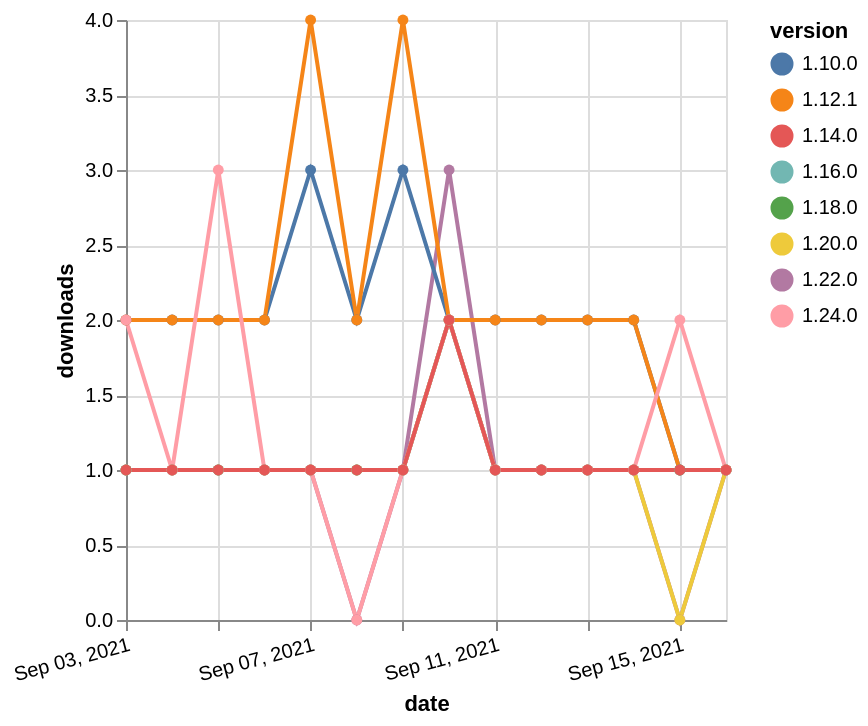

Vega-Lite specification for this chart:
### Vega-Lite specification from a JSON file in a GitHub repository (floating-point values rounded to 4 significant figures)
{"$schema": "https://vega.github.io/schema/vega-lite/v5.json", "description": "A simple bar chart with embedded data.", "data": {"values": [{"date": "2021-09-03", "total": 170, "delta": 1, "version": "1.18.0"}, {"date": "2021-09-04", "total": 171, "delta": 1, "version": "1.18.0"}, {"date": "2021-09-05", "total": 172, "delta": 1, "version": "1.18.0"}, {"date": "2021-09-06", "total": 173, "delta": 1, "version": "1.18.0"}, {"date": "2021-09-07", "total": 174, "delta": 1, "version": "1.18.0"}, {"date": "2021-09-08", "total": 175, "delta": 1, "version": "1.18.0"}, {"date": "2021-09-09", "total": 176, "delta": 1, "version": "1.18.0"}, {"date": "2021-09-10", "total": 178, "delta": 2, "version": "1.18.0"}, {"date": "2021-09-11", "total": 179, "delta": 1, "version": "1.18.0"}, {"date": "2021-09-12", "total": 180, "delta": 1, "version": "1.18.0"}, {"date": "2021-09-13", "total": 181, "delta": 1, "version": "1.18.0"}, {"date": "2021-09-14", "total": 182, "delta": 1, "version": "1.18.0"}, {"date": "2021-09-15", "total": 183, "delta": 1, "version": "1.18.0"}, {"date": "2021-09-16", "total": 184, "delta": 1, "version": "1.18.0"}, {"date": "2021-09-03", "total": 181, "delta": 1, "version": "1.22.0"}, {"date": "2021-09-04", "total": 182, "delta": 1, "version": "1.22.0"}, {"date": "2021-09-05", "total": 183, "delta": 1, "version": "1.22.0"}, {"date": "2021-09-06", "total": 184, "delta": 1, "version": "1.22.0"}, {"date": "2021-09-07", "total": 185, "delta": 1, "version": "1.22.0"}, {"date": "2021-09-08", "total": 185, "delta": 0, "version": "1.22.0"}, {"date": "2021-09-09", "total": 186, "delta": 1, "version": "1.22.0"}, {"date": "2021-09-10", "total": 189, "delta": 3, "version": "1.22.0"}, {"date": "2021-09-11", "total": 190, "delta": 1, "version": "1.22.0"}, {"date": "2021-09-12", "total": 191, "delta": 1, "version": "1.22.0"}, {"date": "2021-09-13", "total": 192, "delta": 1, "version": "1.22.0"}, {"date": "2021-09-14", "total": 193, "delta": 1, "version": "1.22.0"}, {"date": "2021-09-15", "total": 193, "delta": 0, "version": "1.22.0"}, {"date": "2021-09-16", "total": 194, "delta": 1, "version": "1.22.0"}, {"date": "2021-09-03", "total": 2256, "delta": 2, "version": "1.10.0"}, {"date": "2021-09-04", "total": 2258, "delta": 2, "version": "1.10.0"}, {"date": "2021-09-05", "total": 2260, "delta": 2, "version": "1.10.0"}, {"date": "2021-09-06", "total": 2262, "delta": 2, "version": "1.10.0"}, {"date": "2021-09-07", "total": 2265, "delta": 3, "version": "1.10.0"}, {"date": "2021-09-08", "total": 2267, "delta": 2, "version": "1.10.0"}, {"date": "2021-09-09", "total": 2270, "delta": 3, "version": "1.10.0"}, {"date": "2021-09-10", "total": 2272, "delta": 2, "version": "1.10.0"}, {"date": "2021-09-11", "total": 2274, "delta": 2, "version": "1.10.0"}, {"date": "2021-09-12", "total": 2276, "delta": 2, "version": "1.10.0"}, {"date": "2021-09-13", "total": 2278, "delta": 2, "version": "1.10.0"}, {"date": "2021-09-14", "total": 2280, "delta": 2, "version": "1.10.0"}, {"date": "2021-09-15", "total": 2281, "delta": 1, "version": "1.10.0"}, {"date": "2021-09-16", "total": 2282, "delta": 1, "version": "1.10.0"}, {"date": "2021-09-03", "total": 2413, "delta": 2, "version": "1.12.1"}, {"date": "2021-09-04", "total": 2415, "delta": 2, "version": "1.12.1"}, {"date": "2021-09-05", "total": 2417, "delta": 2, "version": "1.12.1"}, {"date": "2021-09-06", "total": 2419, "delta": 2, "version": "1.12.1"}, {"date": "2021-09-07", "total": 2423, "delta": 4, "version": "1.12.1"}, {"date": "2021-09-08", "total": 2425, "delta": 2, "version": "1.12.1"}, {"date": "2021-09-09", "total": 2429, "delta": 4, "version": "1.12.1"}, {"date": "2021-09-10", "total": 2431, "delta": 2, "version": "1.12.1"}, {"date": "2021-09-11", "total": 2433, "delta": 2, "version": "1.12.1"}, {"date": "2021-09-12", "total": 2435, "delta": 2, "version": "1.12.1"}, {"date": "2021-09-13", "total": 2437, "delta": 2, "version": "1.12.1"}, {"date": "2021-09-14", "total": 2439, "delta": 2, "version": "1.12.1"}, {"date": "2021-09-15", "total": 2440, "delta": 1, "version": "1.12.1"}, {"date": "2021-09-16", "total": 2441, "delta": 1, "version": "1.12.1"}, {"date": "2021-09-03", "total": 151, "delta": 1, "version": "1.20.0"}, {"date": "2021-09-04", "total": 152, "delta": 1, "version": "1.20.0"}, {"date": "2021-09-05", "total": 153, "delta": 1, "version": "1.20.0"}, {"date": "2021-09-06", "total": 154, "delta": 1, "version": "1.20.0"}, {"date": "2021-09-07", "total": 155, "delta": 1, "version": "1.20.0"}, {"date": "2021-09-08", "total": 156, "delta": 1, "version": "1.20.0"}, {"date": "2021-09-09", "total": 157, "delta": 1, "version": "1.20.0"}, {"date": "2021-09-10", "total": 159, "delta": 2, "version": "1.20.0"}, {"date": "2021-09-11", "total": 160, "delta": 1, "version": "1.20.0"}, {"date": "2021-09-12", "total": 161, "delta": 1, "version": "1.20.0"}, {"date": "2021-09-13", "total": 162, "delta": 1, "version": "1.20.0"}, {"date": "2021-09-14", "total": 163, "delta": 1, "version": "1.20.0"}, {"date": "2021-09-15", "total": 163, "delta": 0, "version": "1.20.0"}, {"date": "2021-09-16", "total": 164, "delta": 1, "version": "1.20.0"}, {"date": "2021-09-03", "total": 183, "delta": 1, "version": "1.16.0"}, {"date": "2021-09-04", "total": 184, "delta": 1, "version": "1.16.0"}, {"date": "2021-09-05", "total": 185, "delta": 1, "version": "1.16.0"}, {"date": "2021-09-06", "total": 186, "delta": 1, "version": "1.16.0"}, {"date": "2021-09-07", "total": 187, "delta": 1, "version": "1.16.0"}, {"date": "2021-09-08", "total": 188, "delta": 1, "version": "1.16.0"}, {"date": "2021-09-09", "total": 189, "delta": 1, "version": "1.16.0"}, {"date": "2021-09-10", "total": 191, "delta": 2, "version": "1.16.0"}, {"date": "2021-09-11", "total": 192, "delta": 1, "version": "1.16.0"}, {"date": "2021-09-12", "total": 193, "delta": 1, "version": "1.16.0"}, {"date": "2021-09-13", "total": 194, "delta": 1, "version": "1.16.0"}, {"date": "2021-09-14", "total": 195, "delta": 1, "version": "1.16.0"}, {"date": "2021-09-15", "total": 196, "delta": 1, "version": "1.16.0"}, {"date": "2021-09-16", "total": 197, "delta": 1, "version": "1.16.0"}, {"date": "2021-09-03", "total": 123, "delta": 2, "version": "1.24.0"}, {"date": "2021-09-04", "total": 124, "delta": 1, "version": "1.24.0"}, {"date": "2021-09-05", "total": 127, "delta": 3, "version": "1.24.0"}, {"date": "2021-09-06", "total": 128, "delta": 1, "version": "1.24.0"}, {"date": "2021-09-07", "total": 129, "delta": 1, "version": "1.24.0"}, {"date": "2021-09-08", "total": 129, "delta": 0, "version": "1.24.0"}, {"date": "2021-09-09", "total": 130, "delta": 1, "version": "1.24.0"}, {"date": "2021-09-10", "total": 132, "delta": 2, "version": "1.24.0"}, {"date": "2021-09-11", "total": 133, "delta": 1, "version": "1.24.0"}, {"date": "2021-09-12", "total": 134, "delta": 1, "version": "1.24.0"}, {"date": "2021-09-13", "total": 135, "delta": 1, "version": "1.24.0"}, {"date": "2021-09-14", "total": 136, "delta": 1, "version": "1.24.0"}, {"date": "2021-09-15", "total": 138, "delta": 2, "version": "1.24.0"}, {"date": "2021-09-16", "total": 139, "delta": 1, "version": "1.24.0"}, {"date": "2021-09-03", "total": 230, "delta": 1, "version": "1.14.0"}, {"date": "2021-09-04", "total": 231, "delta": 1, "version": "1.14.0"}, {"date": "2021-09-05", "total": 232, "delta": 1, "version": "1.14.0"}, {"date": "2021-09-06", "total": 233, "delta": 1, "version": "1.14.0"}, {"date": "2021-09-07", "total": 234, "delta": 1, "version": "1.14.0"}, {"date": "2021-09-08", "total": 235, "delta": 1, "version": "1.14.0"}, {"date": "2021-09-09", "total": 236, "delta": 1, "version": "1.14.0"}, {"date": "2021-09-10", "total": 238, "delta": 2, "version": "1.14.0"}, {"date": "2021-09-11", "total": 239, "delta": 1, "version": "1.14.0"}, {"date": "2021-09-12", "total": 240, "delta": 1, "version": "1.14.0"}, {"date": "2021-09-13", "total": 241, "delta": 1, "version": "1.14.0"}, {"date": "2021-09-14", "total": 242, "delta": 1, "version": "1.14.0"}, {"date": "2021-09-15", "total": 243, "delta": 1, "version": "1.14.0"}, {"date": "2021-09-16", "total": 244, "delta": 1, "version": "1.14.0"}]}, "width": "container", "mark": {"type": "line", "point": {"filled": true}}, "encoding": {"x": {"field": "date", "type": "temporal", "timeUnit": "yearmonthdate", "title": "date", "axis": {"labelAngle": -15}}, "y": {"field": "delta", "type": "quantitative", "title": "downloads"}, "color": {"field": "version", "type": "nominal"}, "tooltip": {"field": "delta"}}}
